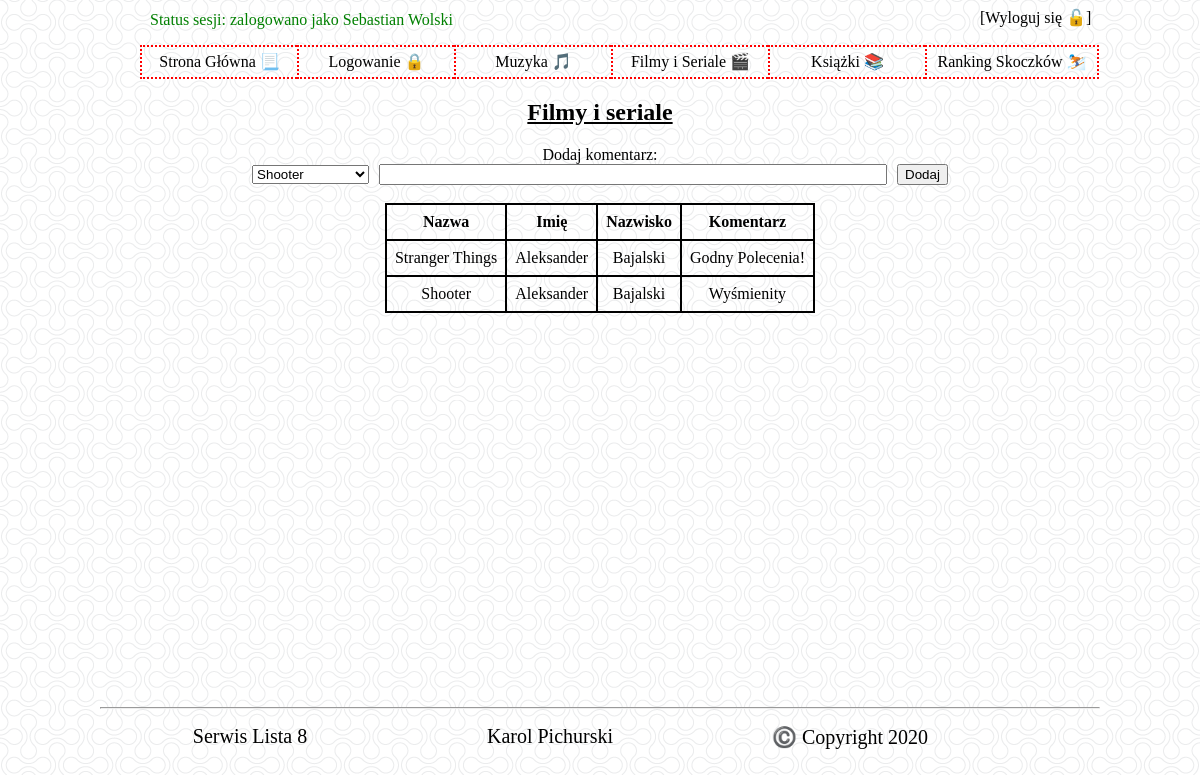
Page /filmy.php (signed in) on the committed database.
### tables this page shows
CREATE TABLE "filmy_seriale" (
	"id"	INTEGER,
	"nazwa"	TEXT,
	PRIMARY KEY("id" AUTOINCREMENT)
);

### filmy.php (the view, shortened to what this page needs)
<!doctype html>
<html lang="en">
<head>
  <link rel="stylesheet" href="style.css">
</head>
<body>
    <div id="container">
        <div id="topbar">
            <div>
                <div id="status">
                    <?php
                        if(isset($_SESSION['zalogowany']))
                        {
                            echo '<span style="color: green;">Status sesji: zalogowano jako '.$_SESSION['imie'].' '.$_SESSION['nazwisko'].'</span>';
                        }
                        else
                        {
                            echo '<span style="color: red;">Status sesji: niezalogowano</span>';
                        }
                    ?>
                </div>
                <div id='logout'>
                    <?php
                        if(isset($_SESSION['zalogowany'])) echo '<a href="logout.php">[Wyloguj się 🔓]</a>';
                    ?>
                </div>
            </div>
            <div id="menu">
                <ul>
                    <a href="index.php"><li>Strona Główna 📃</li></a>
                    <a href="logowanie.php"><li>Logowanie 🔒</li></a>
                    <a href="muzyka.php"><li>Muzyka 🎵</li></a>
                    <a href="filmy.php"><li>Filmy i Seriale 🎬</li></a>
                    <a href="ksiazki.php"><li>Książki 📚</li></a>
                    <a href="skoczki.php"><li>Ranking Skoczków ⛷️</li></a>
                </ul>
            </div>
        </div>
        <div id="content">
            <h2>Filmy i seriale</h2>
            <?php
                if(@$_SESSION['zalogowany'])
                {
                    echo 'Dodaj komentarz: <br>';
                    echo '<form action="komentarz_film.php" method="post">';
                    echo '<select id="move" name="move">';
                    $db = new SQLite3('baza.db');
                    $query = 'select * from filmy_seriale';
                    $result = $db -> query($query);
                    while($r = $result -> fetchArray())
                    {
                        echo '<option value="'.$r['nazwa'].'".>'.$r['nazwa'].'</option>';
                    }
                    echo '</select>';
                    echo '<input type="text" name="comment" id="comment" style="width: 500px; margin-left: 10px;">';
                    echo '<input type="submit" value="Dodaj" style="margin-left: 10px;">';
                    echo '</form>';
                    echo '<br>';
                }
            ?>
            <table>
            <tr>
                <th>Nazwa</th>
                <th>Imię</th>
                <th>Nazwisko</th>
                <th>Komentarz</th>
            </tr>
            <?php
                $sql = 'SELECT filmy_seriale.nazwa, uzytkownicy.imie, uzytkownicy.nazwisko, filmy_seriale_komentarze.komentarz
                        FROM uzytkownicy, filmy_seriale, filmy_seriale_komentarze
                        WHERE uzytkownicy.id=filmy_seriale_komentarze.id_uzytkownika AND filmy_seriale.id=filmy_seriale_komentarze.id_filmu
                        ORDER BY filmy_seriale.nazwa DESC;';
                $db = new SQLite3('baza.db');
                $result = $db -> query($sql);
                while($r = $result -> fetchArray())
                {
                    echo '<tr><td>'.$r['nazwa'].'</td><td>'.$r['imie'].'</td><td>'.$r['nazwisko'].'</td><td>'.$r['komentarz'].'</td></tr>';
                }
            ?>
            </table>
        </div>
        <hr>
        <div id="footer">
            <div id="description">
                Serwis Lista 8
            </div>
            <div id="author">
                Karol Pichurski
            </div>
            <div id="copyright">
                ©️ Copyright 2020
            </div>
        </div>
    </div>
</body>
</html>

### style.css (style rules this page uses)
body { background: url('img/background.png'); }
a { text-decoration: none; color: black; }
h1, h2 { text-decoration: underline; }
table { margin-left: auto; margin-right: auto; border-collapse: collapse; }
th,td { border: 2px solid black; padding: 8px; }
#container { width: 1000px; margin-left: auto; margin-right: auto; }
#menu { text-align: center; }
#menu > ul { list-style:none; }
#menu > ul > a { float: left; width: 145px; height: 20px; border: 2px dotted red; border-right: none; padding: 5px; font-size: 16px; }
#menu > ul > a:last-child { border: 2px dotted red; width: 160px; }
#status { float: left; margin-top: 3px; margin-left: 50px; }
#content { height: 600px; text-align: center; margin-left: auto; margin-right: auto; font-size: 16px; }
#footer { height: 40px; text-align: center; }
#footer * { float: left; width: 30%; margin-top: 8px; font-size: 20px; }
#logout { padding-left: 880px; }

### rows in the picture
filmy_seriale: nazwa "Stranger Things", imie "Aleksander", nazwisko "Bajalski", komentarz "Godny Polecenia!"
filmy_seriale: nazwa "Shooter", imie "Aleksander", nazwisko "Bajalski", komentarz "Wyśmienity"

### other values in the picture
$_SESSION['imie'] "Sebastian"
$_SESSION['nazwisko'] "Wolski"
form field move "Shooter"
